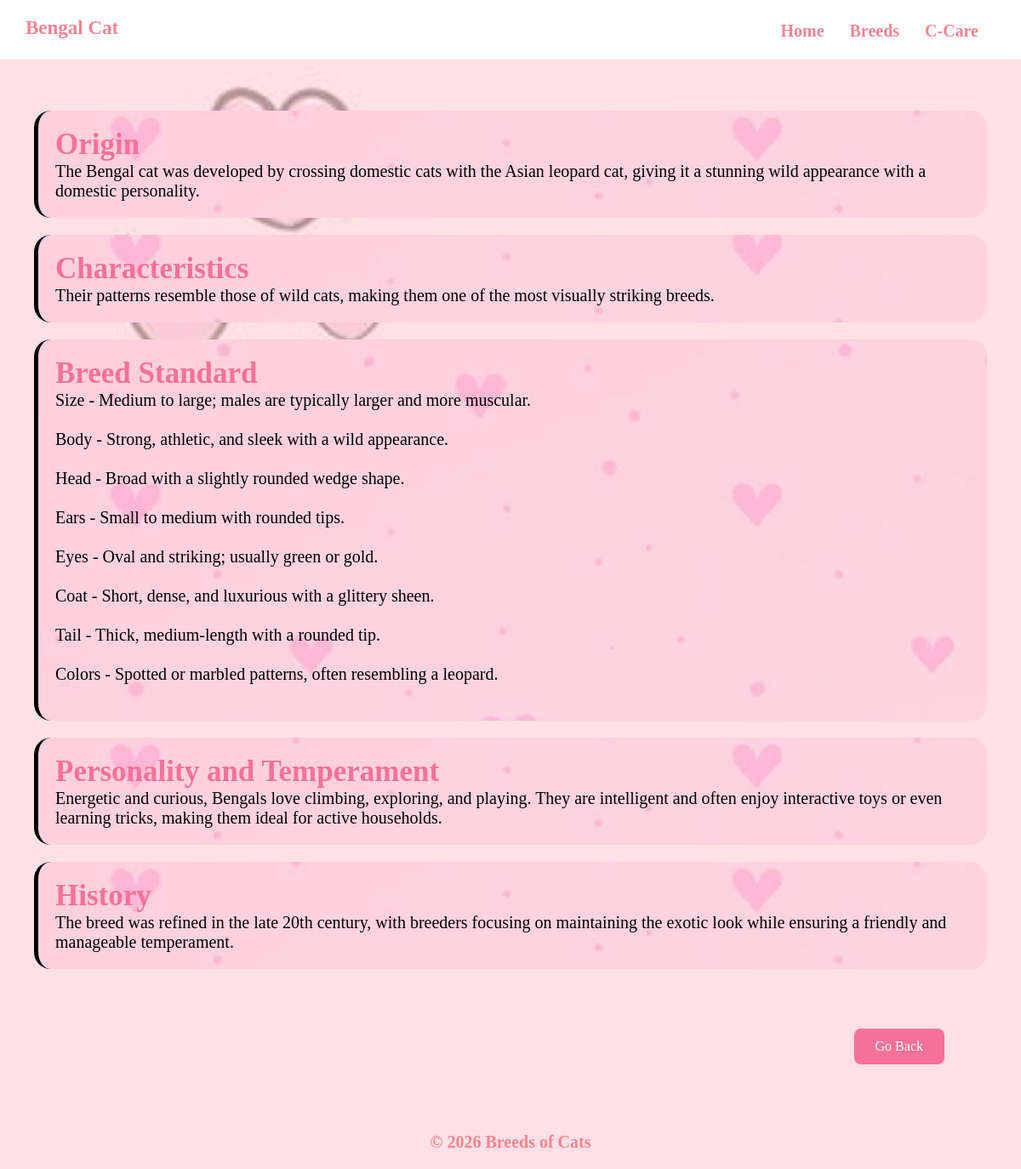
The app's page /cats/?name=Bengal Cat with its own data.
### tables this page shows
CREATE TABLE `cats` (
  `id` int(255) NOT NULL,
  `name` varchar(255) NOT NULL,
  `origin` varchar(1000) NOT NULL,
  `history` varchar(1000) NOT NULL,
  `characteristics` varchar(5000) NOT NULL,
  `breed_standard` varchar(5000) NOT NULL,
  `personality` varchar(1000) NOT NULL,
  `image` varchar(255) NOT NULL,
  `description` varchar(1000) NOT NULL
);

### model.php (called while the page is built, shortened)
<?php
function get_cat_by_name(object $pdo, string $name){
    $query ="SELECT * FROM cats WHERE name = :name;";
    $statement = $pdo ->prepare($query);
    $statement->bindParam("name", $name);
    $statement->execute();
    $result = $statement->fetch();
    return $result;
}
?>

### cats/index.php (the view, shortened to what this page needs)
<?php
require_once('../db.php');
require_once('../model.php');
require_once('../ctrl.php');
?>
<!DOCTYPE html>
<html lang="en">
<head>
<link rel="stylesheet" href="../styles.css">
</head>
<body>
<header>
<h1><?php echo $_GET["name"]  ?></h1>
<nav>
<ul class="nav-links">
<li><a href="../">Home</a></li>
<li><a href="../breeds">Breeds</a></li>
<li><a href="../care">C-Care</a></li>
</ul>
</nav>
</header>
<?php
$cat = get_cat_by_name($pdo, $_GET["name"]);
$origin = $cat["origin"];
$history = $cat["history"];
$characteristics = $cat["characteristics"];
$breed_standard = $cat["breed_standard"];
$personality = $cat["personality"];
?>
<section class="container">
<div class="care-grid">
<div class="care-box">
<h3>Origin</h3>
<p><?php echo $origin ?></p>
</div>
<div class="care-box">
<h3>Characteristics</h3>
<p><?php echo $characteristics ?></p>
</div>
<div class="care-box">
<h3>Breed Standard</h3>
<p>
<?php echo parse_breed_standard($breed_standard)?>
</div>
<div class="care-box">
<h3>Personality and Temperament</h3>
<p><?php echo $personality?></p>
</div>
<div class="care-box">
<h3>History</h3>
<p><?php echo $history ?></p>
</div>
</section>
<button onclick="history.back()">Go Back</button>
<footer>
<p>© 2026 Breeds of Cats</p>
</footer>
</body>
</html>

### ctrl.php
<?php
function parse_breed_standard(string $x){
    $breed_standard = [];
    $br_token = strtok($x, "\n");
    while ($br_token !== false) {
        $breed_standard[] = $br_token;
        $br_token = strtok("\n");
    }
    foreach($breed_standard as $standard){
        echo $standard . "<br><br>";
    }
}
?>

### styles.css (style rules this page uses)
* { margin:0; padding:0; box-sizing:border-box; font-family:MV Boli; font-size: 20px; }
body { background: #f9e4ea; background-image: url("images/b.jpg"); background-repeat: no-repeat; background-size: cover; }
header { display:flex; justify-content: space-between; padding:10px 30px; font-family:'MV Boli', Times, serif; height: 70px; font-weight: bold; background-color: rgb(255, 255, 255); }
h1 { color: rgb(243, 132, 150); margin-top: 10px; }
h3 { font-size: 35px; font-weight: 100%; color: white; }
h1 { font-size: 23px; font-weight: bold; }
nav ul { display:flex; justify-content:center; list-style:none; }
nav li { margin:10px; }
nav a { color:rgb(243, 132, 150); text-decoration:none; font-weight:bold; }
.nav-links { list-style:none; display: flex; justify-content: center; gap:10px; margin-top:5px; margin-right: 10px; }
.nav-links a { color:rgb(243, 132, 150); text-decoration:none; font-weight:bold; font-size: 20px; }
button { margin-top: 10px; margin-right: 10px; padding: 10px 20px; cursor: pointer; }
.container { padding: 40px; }
.care-box { background:#f7d8e1; padding:20px; border-left:5px solid #000000; color: #000000; border-radius: 20px; text-align: left; background-image: url("images/z.jpg"); background-size: cover; background-position: center; justify-content: center; margin-top: 1rem; }
.care-box h3 { color: #f67199; display: flex; }
footer { color:rgb(243, 132, 150); text-align:center; padding:20px; font-weight: bolder; font-size: 22px; }
button { display: block; margin: 30px 90px 60px auto; padding: 12px 25px; font-size: 16px; background-color: #f67199; color: white; border: none; border-radius: 8px; cursor: pointer; transition: 0.3s; }

### records on screen
cats: origin "The Bengal cat was developed by crossing domestic cats with the Asian leopard cat, giving it a stunning wild appearance with a domestic personality.", characteristics "Their patterns resemble those of wild cats, making them one of the most visually striking breeds.", personality "Energetic and curious, Bengals love climbing, exploring, and playing. They are intelligent and often enjoy interactive toys or even learning tricks, making them ideal for active households.", history "The breed was refined in the late 20th century, with breeders focusing on maintaining the exotic look while ensuring a friendly and manageable temperament."

### other values on screen
$_GET["name"] "Bengal Cat"
$standard "Size - Medium to large; males are typically larger and more muscular."
$standard "Body - Strong, athletic, and sleek with a wild appearance."
$standard "Head - Broad with a slightly rounded wedge shape."
$standard "Ears - Small to medium with rounded tips."
$standard "Eyes - Oval and striking; usually green or gold."
$standard "Coat - Short, dense, and luxurious with a glittery sheen."
$standard "Tail - Thick, medium-length with a rounded tip."
$standard "Colors - Spotted or marbled patterns, often resembling a leopard."
